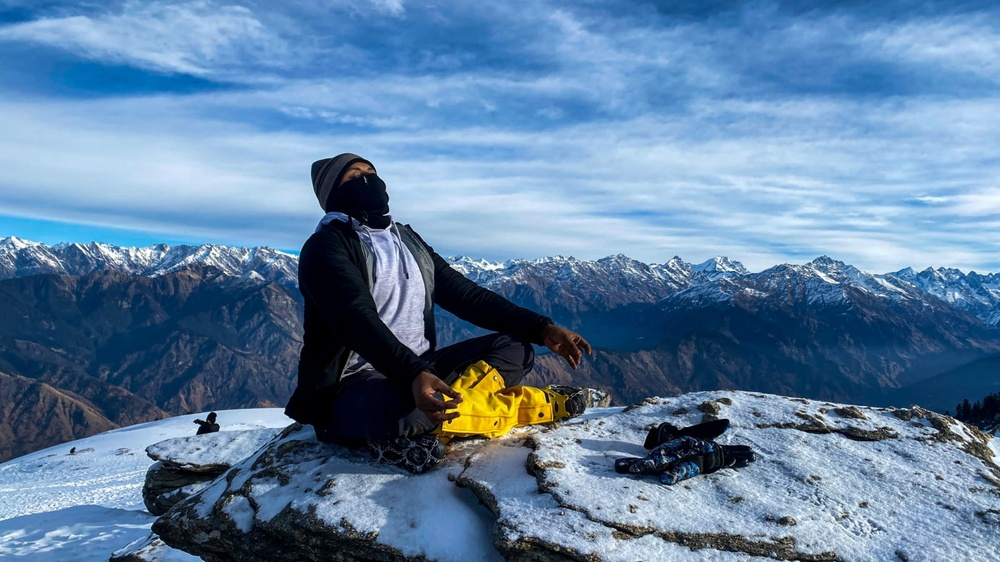
#> input picture Assignment10/srv.jpeg, 1000 x 562 px, shrunk from 1600 x 900 before the run, given in place of srv.jpg, which was not available
$ python 10.py
#> lines starting #> are read from the running program, lines starting #| are printed output that depends on the picture; pictures that were not available may be replaced by others from this repository, and a replacement may not be noted
import numpy as np
import cv2 as cv
from matplotlib import pyplot as plt

img = cv.imread('srv.jpg',0)
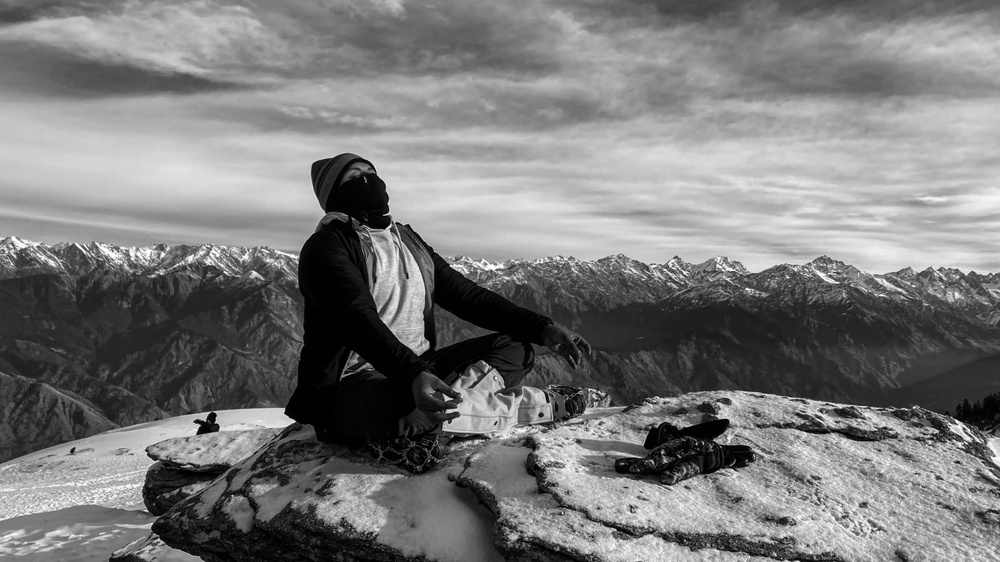
#> img: shape (562, 1000); min 0, max 255, mean 121.9
edges = cv.Canny(img,100,200)
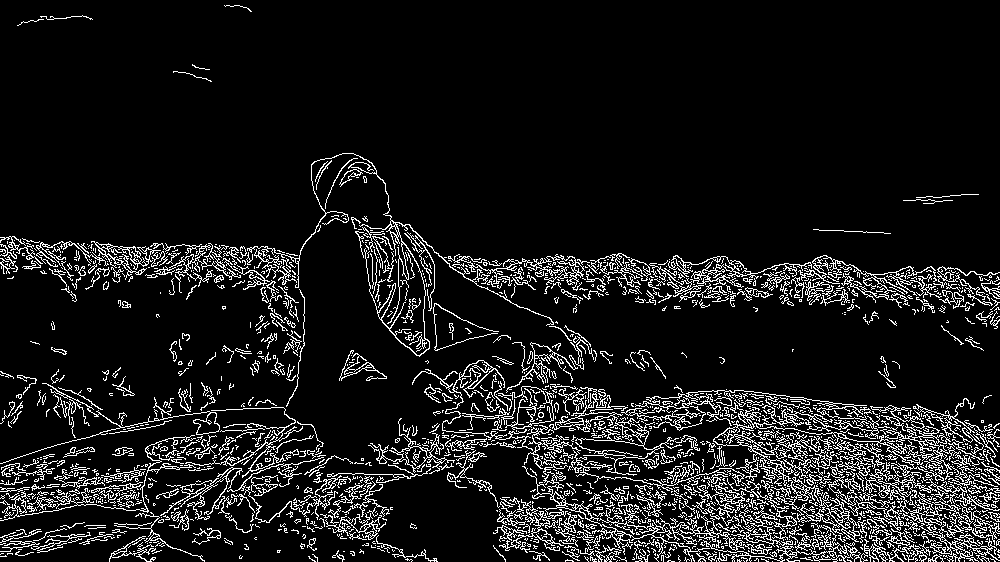
#> edges: shape (562, 1000); 9.9% white in thin lines or dots

plt.subplot(121)
plt.imshow(img,cmap = 'gray')
plt.title('Original Image'),
plt.xticks([])
plt.yticks([])
plt.subplot(122)
plt.imshow(edges,cmap = 'gray')
plt.title('Edge Image')
plt.xticks([])
plt.yticks([])
plt.show()
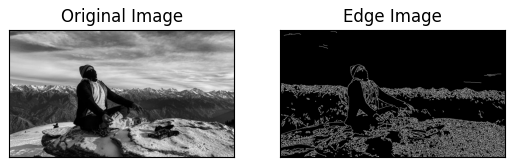
#> figure drawn by matplotlib, 2 panels
